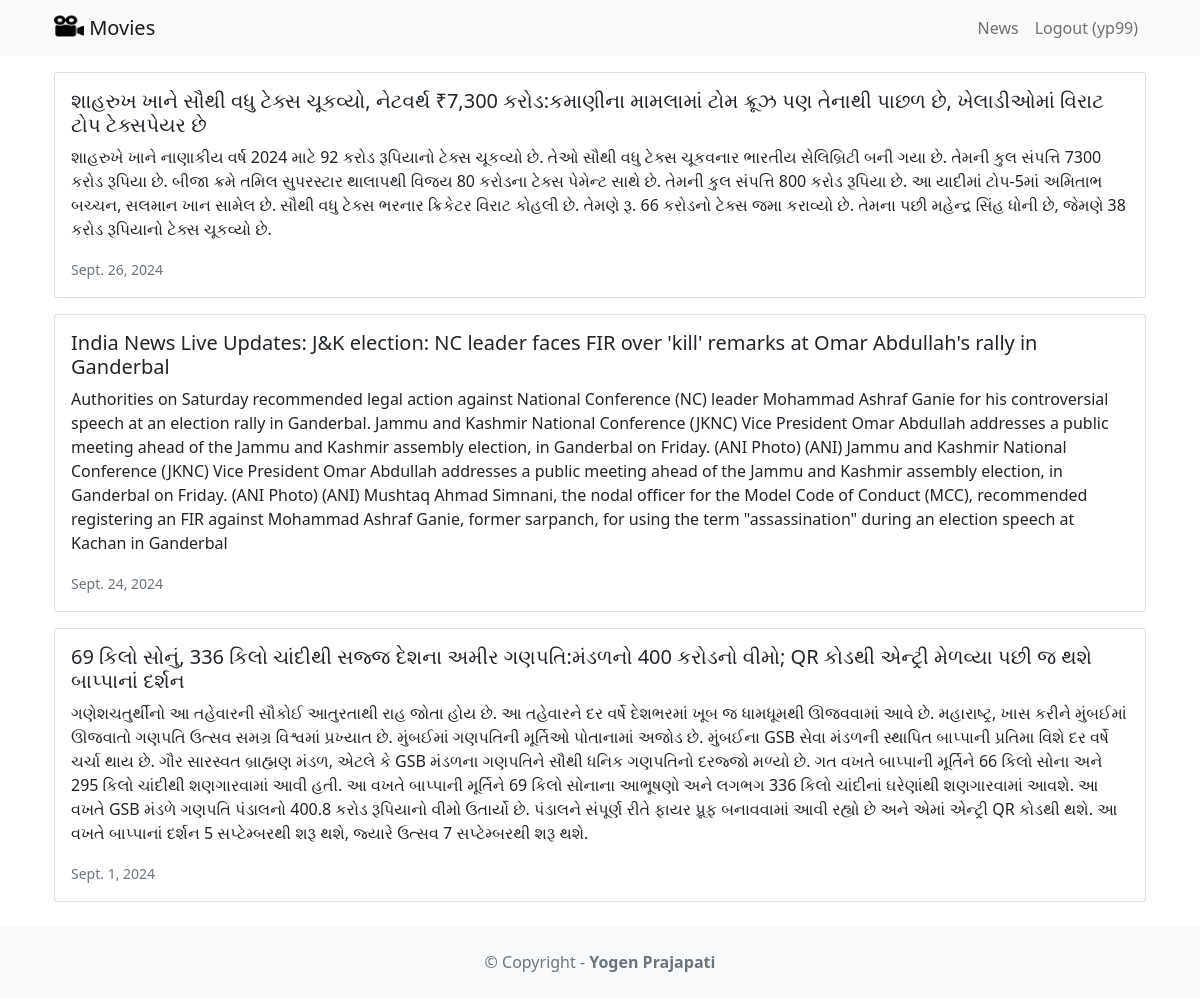
Screenshot of /news/ (signed in) with the database file from the repository.
### news/models.py (models this page shows, shortened)
class News(models.Model):
    headline = models.CharField(max_length=200)
    body = models.TextField()
    date = models.DateField()

### news/views.py (the view)
# urls.py: path('news/',include('news.urls')),
def news(request):
    newss = News.objects.all().order_by('-date')
    return render(request,'news.html',{'newss':newss})

### news/templates/news.html (shortened to what this page needs)
<!DOCTYPE html>
<html lang="en">
<head>
    <link href="https://cdn.jsdelivr.net/npm/bootstrap@5.3.3/dist/css/bootstrap.min.css" rel="stylesheet"
>
</head>
<body>
    {% extends 'base.html' %}
    {% block content %}
    {% for news in newss %}
    <div class="card mb-3">
        <div class="row g-0">
            <div>
                <div class="card-body">
                    <h5 class="card-title">{{ news.headline}}</h5>
                    <p class="card-text">{{ news.body }}</p>
                    <p class="card-text"><small class="text-muted">
                            {{ news.date }}
                        </small></p>
                </div>
            </div>
        </div>
    </div>
    {% endfor %}
    {% endblock content %}

### movie/templates/base.html (shortened to what this page needs)
<!DOCTYPE html>
<html>
<head>
    <link href="https://cdn.jsdelivr.net/npm/bootstrap@5.1.1/dist/css/bootstrap.min.css" rel="stylesheet" />
</head>
<body>
    {% load static %}
    <nav class="navbar navbar-expand-lg navbar-light bg-light mb-3">
        <div class="container">
            <a class="navbar-brand" href="{% url 'home' %}">
                <img src="{% static 'images/movie.png' %}" alt="" width="30" height="24" class="d-inline-block align-text-top" />
                Movies
            </a>
            <div class="collapse navbar-collapse" id="navbarNavAltMarkup">
                <div class="navbar-nav ms-auto">
                    <a class="nav-link" href="{% url 'news' %}">News</a>
                    {% if user.is_authenticated %}
                    <a class="nav-link" href="{% url 'logoutaccount' %}">
                    Logout ({{ user.username }})
                    </a>
                    {% else %}
                    <a class="nav-link" href="{% url 'loginaccount' %}">Login</a>
                    <a class="nav-link" href="{% url 'signupaccount' %}">Sign Up</a>
                    {% endif %}
                </div>
            </div>
        </div>
    </nav>
    <div class="container">
        {% block content %}
        {% endblock content %}
    </div>
    <footer class="text-center text-lg-start bg-light text-muted mt-4">
        <div class="text-center p-4">
            © Copyright -
            <a class="text-reset fw-bold text-decoration-none" target="_blank" href="https://twitter.com/greglim81">
                Yogen Prajapati
            </a>
        </div>
    </footer>
</body>
</html>

### rows the page displays
News: headline "શાહરુખ ખાને સૌથી વધુ ટેક્સ ચૂકવ્યો, નેટવર્થ ₹7,300 કરોડ:કમાણીના મામલામાં ટોમ ક્રૂઝ પણ તેનાથી પાછળ છે, ખેલાડીઓમાં વિરાટ ટોપ ટેક્સપેયર છે", body "શાહરુખે ખાને નાણાકીય વર્ષ 2024 માટે 92 કરોડ રૂપિયાનો ટેક્સ ચૂકવ્યો છે. તેઓ સૌથી વધુ ટેક્સ ચૂકવનાર ભારતીય સેલિબ્રિટી બની ગયા છે. તેમની કુલ સંપત્તિ 7300 કરોડ રૂપિયા છે. બીજા ક્રમે તમિલ સુપરસ્ટાર થાલાપથી વિજય 80 કરોડના ટેક્સ પેમેન્ટ સાથે છે. તેમની કુલ સંપત્તિ 800 કરોડ રૂપિયા છે. આ યાદીમાં ટોપ-5માં અમિતાભ બચ્ચન, સલમાન ખાન સામેલ છે. સૌથી વધુ ટેક્સ ભરનાર ક્રિકેટર વિરાટ કોહલી છે. તેમણે રૂ. 66 કરોડનો ટેક્સ જમા કરાવ્યો છે. તેમના પછી મહેન્દ્ર સિંહ ધોની છે, જેમણે 38 કરોડ રૂપિયાનો ટેક્સ ચૂકવ્યો છે.", date "Sept. 26, 2024"
News: headline "India News Live Updates: J&K election: NC leader faces FIR over 'kill' remarks at Omar Abdullah's rally in Ganderbal", body "Authorities on Saturday recommended legal action against National Conference (NC) leader Mohammad Ashraf Ganie for his controversial speech at an election rally in Ganderbal. Jammu and Kashmir National Conference (JKNC) Vice President Omar Abdullah addresses a public meeting ahead of the Jammu and Kashmir assembly election, in Ganderbal on Friday. (ANI Photo) (ANI) Jammu and Kashmir National Conference (JKNC) Vice President Omar Abdullah addresses a public meeting ahead of the Jammu and Kashmir assembly election, in Ganderbal on Friday. (ANI Photo) (ANI) Mushtaq Ahmad Simnani, the nodal officer for the Model Code of Conduct (MCC), recommended registering an FIR against Mohammad Ashraf…", date "Sept. 24, 2024"
News: headline "69 કિલો સોનું, 336 કિલો ચાંદીથી સજ્જ દેશના અમીર ગણપતિ:મંડળનો 400 કરોડનો વીમો; QR કોડથી એન્ટ્રી મેળવ્યા પછી જ થશે બાપ્પાનાં દર્શન", body "ગણેશચતુર્થીનો આ તહેવારની સૌકોઈ આતુરતાથી રાહ જોતા હોય છે. આ તહેવારને દર વર્ષે દેશભરમાં ખૂબ જ ધામધૂમથી ઊજવવામાં આવે છે. મહારાષ્ટ્ર, ખાસ કરીને મુંબઈમાં ઊજવાતો ગણપતિ ઉત્સવ સમગ્ર વિશ્વમાં પ્રખ્યાત છે. મુંબઈમાં ગણપતિની મૂર્તિઓ પોતાનામાં અજોડ છે. મુંબઈના GSB સેવા મંડળની સ્થાપિત બાપ્પાની પ્રતિમા વિશે દર વર્ષે ચર્ચા થાય છે. ગૌર સારસ્વત બ્રાહ્મણ મંડળ, એટલે કે GSB મંડળના ગણપતિને સૌથી ધનિક ગણપતિનો દરજ્જો મળ્યો છે. ગત વખતે બાપ્પાની મૂર્તિને 66 કિલો સોના અને 295 કિલો ચાંદીથી શણગારવામાં આવી હતી. આ વખતે બાપ્પાની મૂર્તિને 69 કિલો સોનાના આભૂષણો અને લગભગ 336 કિલો ચાંદીનાં ઘરેણાંથી શણગારવામાં આવશે. આ વખતે GSB મંડળે ગણપતિ પંડાલનો 400.8 કરોડ રૂપિયાનો વીમો ઉતાર્યો છે. પંડાલને સંપૂર્ણ રીતે ફાયર પ્રૂફ બનાવવામાં આવી…", date "Sept. 1, 2024"

### other values shown
{{ user.username }} "yp99"
